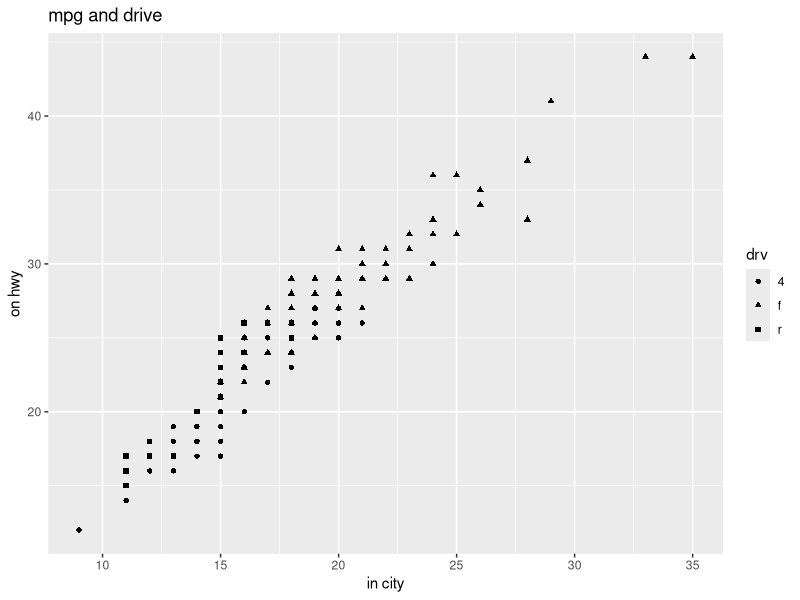
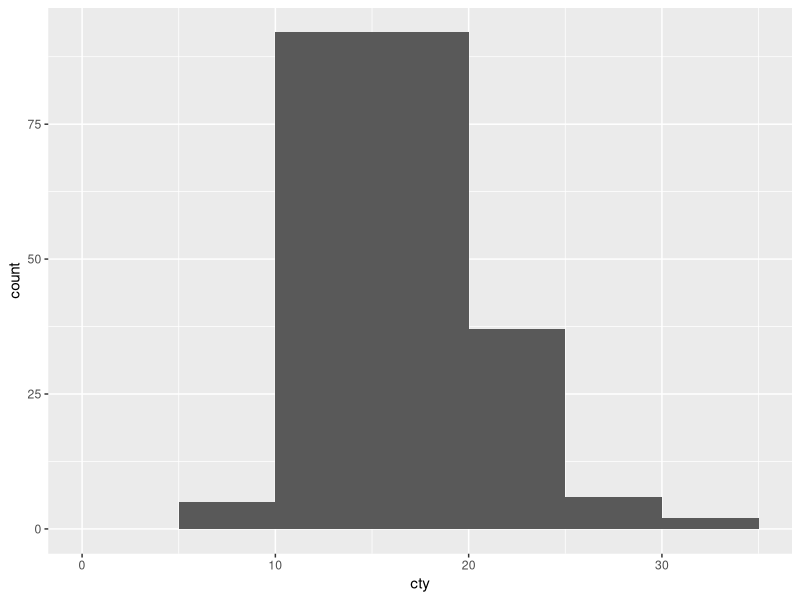
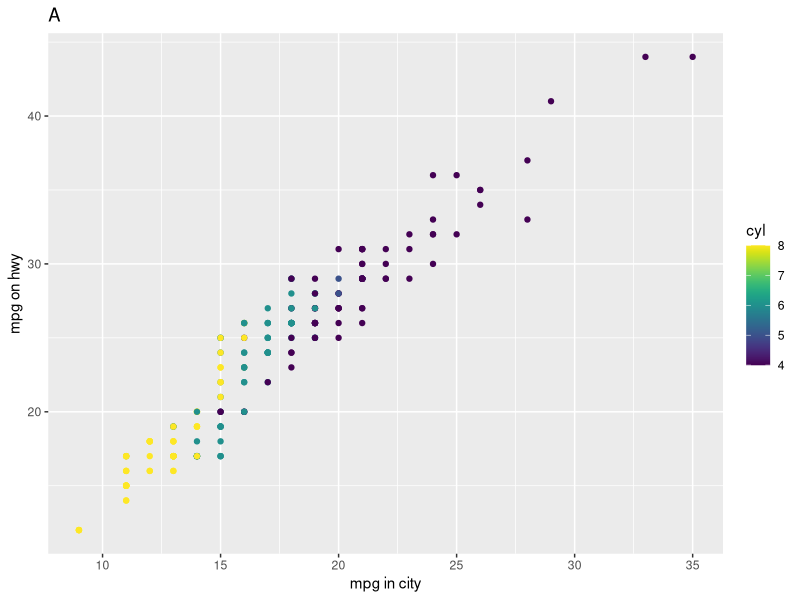
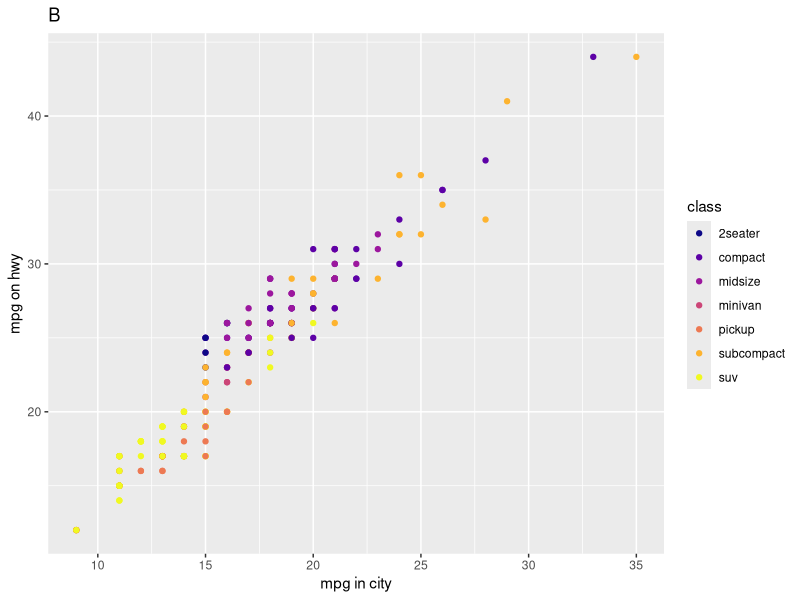
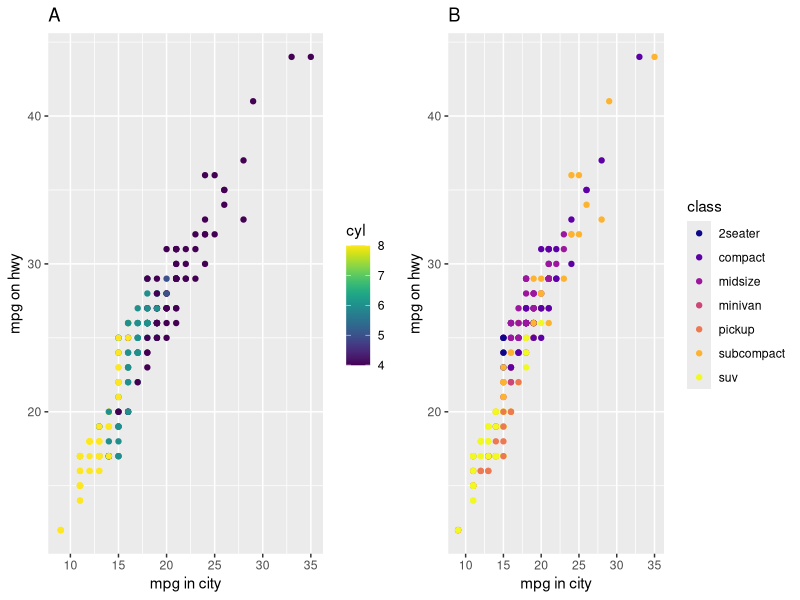
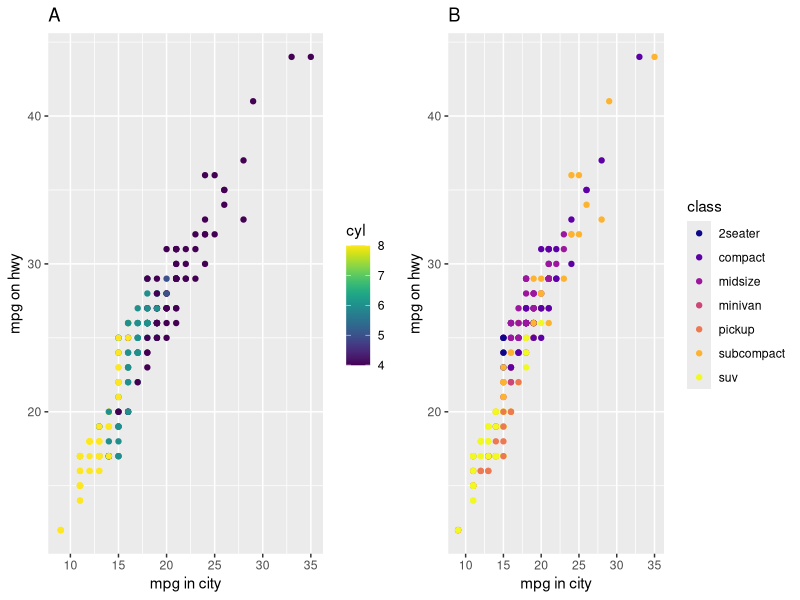

Generate these figures, in order, with R:
#### Setup ####
getwd() # get working directory
setwd("/Users/kris/GitHub/intersession_datav_2024/code")

library(datasets)
library(viridis)
library(ggplot2) # load ggplot lib to envi.
library(gridExtra)

### Data ###
data('mpg') # load "mpg" to the environment
class(mpg) # checking the class of "mpg"
head(mpg) # gets the first 6 entry of the dataset
dim(mpg)
summary(mpg)

### Plotting ###
plt <- ggplot(data = mpg) + 
  geom_point(mapping = aes(x = cty,  y = hwy, shape = drv)) +
  labs(title = "mpg and drive" , x = "in city", y = "on hwy")

plt

## 
plt2 <- ggplot(data = mpg) + 
  geom_histogram(mapping = aes(x = cty), breaks = seq(from = 0, to =35, by = 5))

plt2

##
plt3 <- ggplot(data = mpg) +
  geom_point(mapping = aes(x = cty, y = hwy, col = cyl)) +
  scale_color_viridis() +
  labs(title = "A", x = "mpg in city", y = "mpg on hwy", 
       #subtitle = "this is a subtitle",
       # tag = "A",
       #caption = "A: Mpg in different driving scenario by # of cylinders"
       )

plt3

##
plt4 <- ggplot(data = mpg) + 
  geom_point(mapping = aes(x = cty,  y = hwy, col = class)) +
  scale_color_viridis(discrete = TRUE, option = "plasma") +
  labs(title = "B", x = "mpg in city", y = "mpg on hwy", 
       #subtitle = "this is a subtitle",
       #tag = "B",
       #caption = "B: Mpg in different driving scenario by type of car"
       )

plt4

# Printing multi plots on a single sheet
grid.arrange(plt3, plt4, ncol = 2, nrow = 1)

# saving printout
png('vehicle_characteristics_caption.png', width = 10, height = 5, units = "in", res = 400)
grid.arrange(plt3, plt4, ncol=2, nrow=1)
dev.off()




